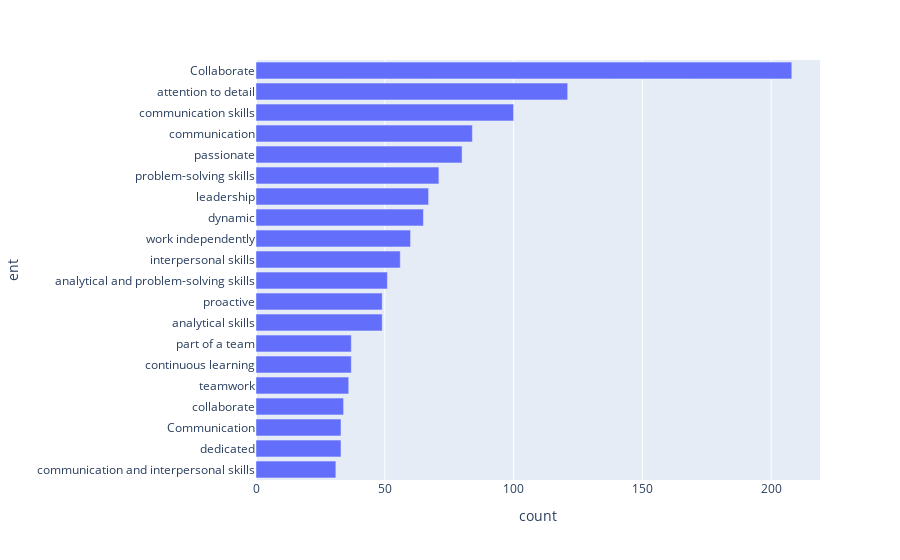

Write notebook code for a chart like this one.
### Code cell
fig = px.bar(ent_df.loc[ent_df['type'] == 'S_SKILL', 'ent'].value_counts().head(20), x='count')
fig.update_layout(yaxis={'categoryorder':'total ascending'})
fig.show()

### Figure 1 — Plotly figure (JSON) as saved in the notebook; plotly's stock layout.template omitted (floating-point values rounded to 4 significant figures)
{"data": [{"alignmentgroup": "True", "hovertemplate": "count=%{x}<br>ent=%{y}<extra></extra>", "legendgroup": "", "marker": {"color": "#636efa", "pattern": {"shape": ""}}, "name": "", "offsetgroup": "", "orientation": "h", "showlegend": false, "textposition": "auto", "type": "bar", "x": [208, 121, 100, 84, 80, 71, 67, 65, 60, 56, 51, 49, 49, 37, 37, 36, 34, 33, 33, 31], "xaxis": "x", "y": ["Collaborate", "attention to detail", "communication skills", "communication", "passionate", "problem-solving skills", "leadership", "dynamic", "work independently", "interpersonal skills", "analytical and problem-solving skills", "analytical skills", "proactive", "continuous learning", "part of a team", "teamwork", "collaborate", "dedicated", "Communication", "communication and interpersonal skills"], "yaxis": "y"}], "layout": {"barmode": "relative", "legend": {"tracegroupgap": 0}, "margin": {"t": 60}, "xaxis": {"anchor": "y", "domain": [0, 1], "title": {"text": "count"}}, "yaxis": {"anchor": "x", "categoryorder": "total ascending", "domain": [0, 1], "title": {"text": "ent"}}}}
